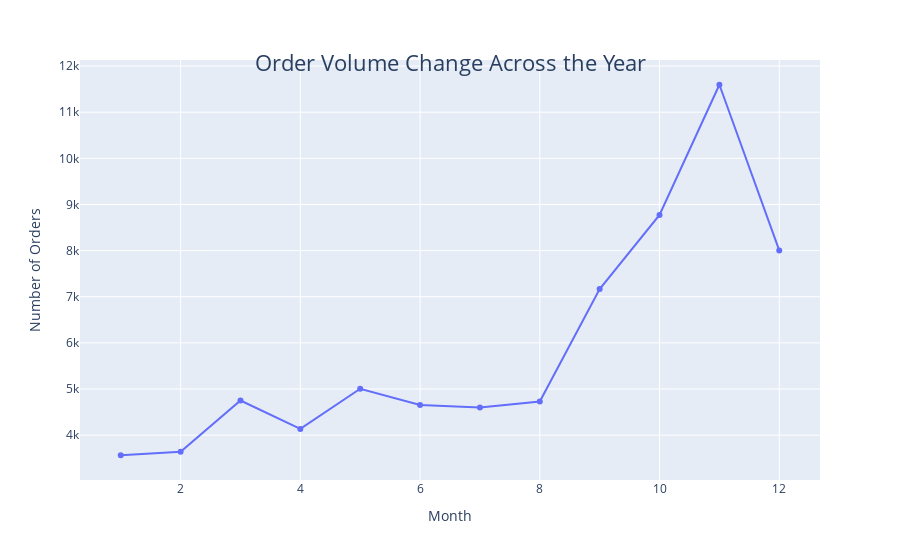

Notebook code cell kept with this figure:
### Code cell
fig=px.line(orders_across_year,markers="o",x="Month",y="InvoiceNo")
fig.update_layout(
    title_text="Order Volume Change Across the Year",
    title_font_size=22,
    title_x=.5,
    title_y=.9,
    yaxis_title="Number of Orders"
)
fig.show()

### Figure 1 — Plotly figure (JSON) as saved in the notebook; plotly's stock layout.template omitted (floating-point values rounded to 4 significant figures)
{"data": [{"hovertemplate": "Month=%{x}<br>InvoiceNo=%{y}<extra></extra>", "legendgroup": "", "line": {"color": "#636efa", "dash": "solid"}, "marker": {"symbol": "circle"}, "mode": "lines+markers", "name": "", "orientation": "v", "showlegend": false, "type": "scatter", "x": [1, 2, 3, 4, 5, 6, 7, 8, 9, 10, 11, 12], "xaxis": "x", "y": [3565, 3643, 4751, 4135, 5007, 4655, 4599, 4730, 7168, 8773, 11595, 8004], "yaxis": "y"}], "layout": {"legend": {"tracegroupgap": 0}, "margin": {"t": 60}, "title": {"font": {"size": 22}, "text": "Order Volume Change Across the Year", "x": 0.5, "y": 0.9}, "xaxis": {"anchor": "y", "domain": [0, 1], "title": {"text": "Month"}}, "yaxis": {"anchor": "x", "domain": [0, 1], "title": {"text": "Number of Orders"}}}}
